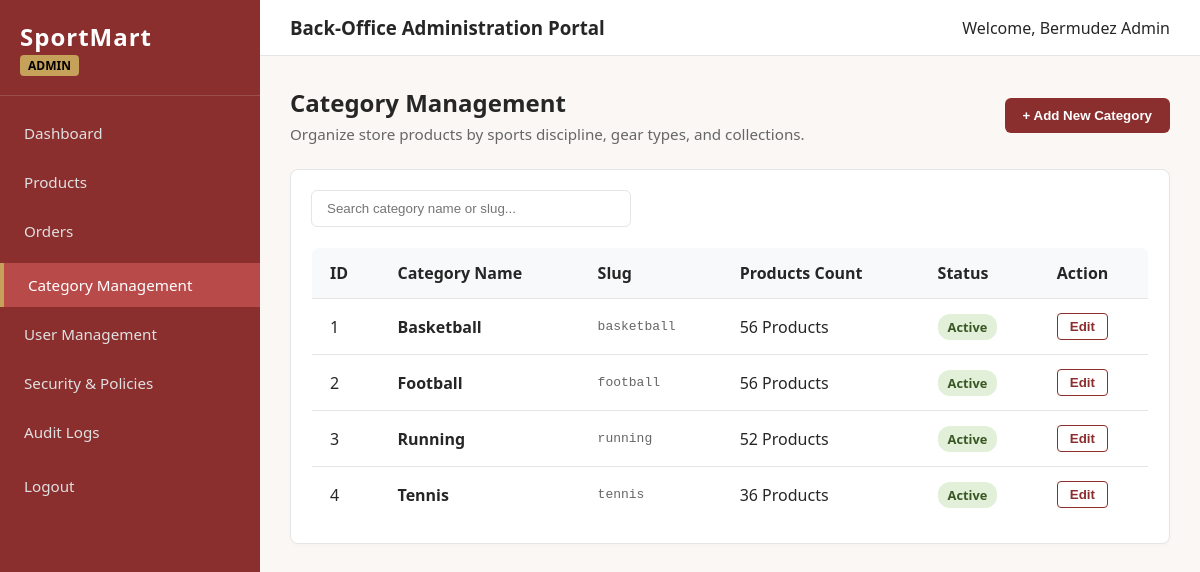
The app's page /admin/categories.php (signed in), older data.
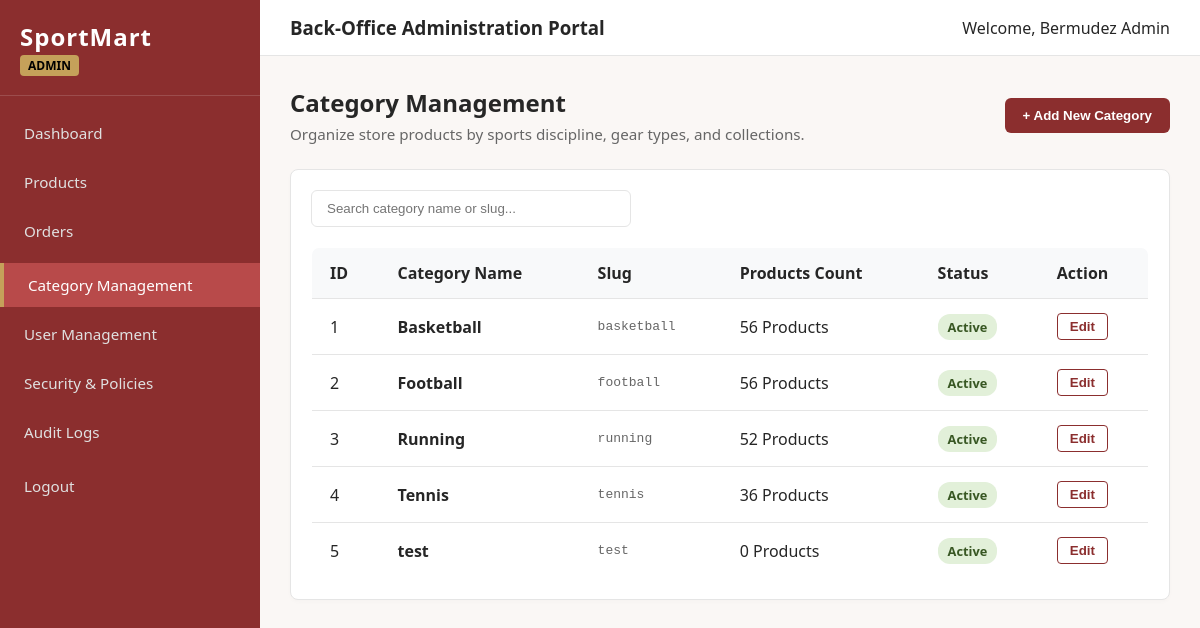
The same page, newer data.
### tables this page shows
CREATE TABLE `categories` (
  `category_id` int(10) UNSIGNED NOT NULL,
  `name` varchar(100) NOT NULL,
  `slug` varchar(120) NOT NULL,
  `description` text DEFAULT NULL,
  `status` enum('Active','Inactive') NOT NULL DEFAULT 'Active',
  `created_at` timestamp NOT NULL DEFAULT current_timestamp()
);

### admin/categories.php (the view, shortened to what this page needs)
<?php
require_once __DIR__ . '/../includes/db.php';
$categoriesQuery = "SELECT
                        c.category_id,
                        c.name,
                        c.slug,
                        c.description,
                        c.status,
                        COUNT(p.product_id) AS product_count
                    FROM categories c
                    LEFT JOIN products p ON c.category_id = p.category_id
                    GROUP BY c.category_id
                    ORDER BY c.category_id ASC";
$categories = $pdo->query($categoriesQuery)->fetchAll();
include __DIR__ . '/includes/admin_header.php';
?>
<div class="page-header">
    <div>
        <h2>Category Management</h2>
        <p class="text-muted-sm">Organize store products by sports discipline, gear types, and collections.</p>
    </div>
    <button class="btn-primary" onclick="openAddCategoryModal()">+ Add New Category</button>
</div>
<div class="admin-card">
    <div class="mb-20 flex-gap-10">
        <input type="text" id="categorySearch" onkeyup="filterCategories()" placeholder="Search category name or slug..." class="table-search-lg">
    </div>
    <table class="admin-table" id="categoriesTable">
        <thead>
            <tr>
                <th>ID</th>
                <th>Category Name</th>
                <th>Slug</th>
                <th>Products Count</th>
                <th>Status</th>
                <th>Action</th>
            </tr>
        </thead>
        <tbody>
            <?php if (!empty($categories)): ?>
                <?php foreach ($categories as $cat): ?>
                    <tr class="category-row">
                        <td><?php echo $cat['category_id']; ?></td>
                        <td class="cat-name font-semi-bold"><?php echo htmlspecialchars($cat['name']); ?></td>
                        <td class="cat-slug"><?php echo htmlspecialchars($cat['slug']); ?></td>
                        <td><?php echo (int)$cat['product_count']; ?> Product<?php echo $cat['product_count'] == 1 ? '' : 's'; ?></td>
                        <td>
                            <span class="badge badge-<?php echo strtolower($cat['status']) === 'active' ? 'active' : 'locked'; ?>">
                                <?php echo htmlspecialchars($cat['status']); ?>
                            </span>
                        </td>
                        <td>
                            <button class="btn-action" onclick="openEditCategoryModal(
                                '<?php echo $cat['category_id']; ?>',
                                '<?php echo htmlspecialchars(addslashes($cat['name'])); ?>',
                                '<?php echo htmlspecialchars(addslashes($cat['slug'])); ?>',
                                '<?php echo htmlspecialchars(addslashes($cat['description'] ?? '')); ?>',
                                '<?php echo $cat['status']; ?>'
                            )">Edit</button>
                        </td>
                    </tr>
                <?php endforeach; ?>
            <?php else: ?>
                <tr>
                    <td colspan="6" class="table-empty-notice">No categories found in database.</td>
                </tr>
            <?php endif; ?>
        </tbody>
    </table>
</div>
<?php echo '</main></div></div></body></html>'; ?>

Row changes from the older to the newer data that the page shows:
added categories: category_id "5", name "test", slug "test", product_count "0", status "Active"
